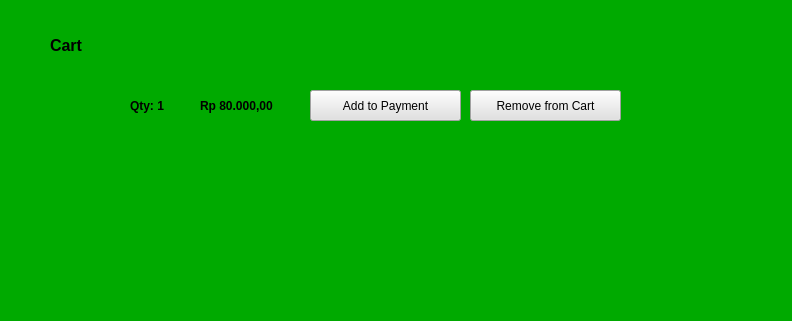
<?xml version="1.0" encoding="UTF-8"?>
<ui version="4.0">
 <class>Form</class>
 <widget class="QWidget" name="Form">
  <property name="geometry">
   <rect>
    <x>0</x>
    <y>0</y>
    <width>792</width>
    <height>321</height>
   </rect>
  </property>
  <property name="palette">
   <palette>
    <active>
     <colorrole role="Button">
      <brush brushstyle="SolidPattern">
       <color alpha="255">
        <red>0</red>
        <green>170</green>
        <blue>0</blue>
       </color>
      </brush>
     </colorrole>
     <colorrole role="Base">
      <brush brushstyle="SolidPattern">
       <color alpha="255">
        <red>0</red>
        <green>170</green>
        <blue>0</blue>
       </color>
      </brush>
     </colorrole>
     <colorrole role="Window">
      <brush brushstyle="SolidPattern">
       <color alpha="255">
        <red>0</red>
        <green>170</green>
        <blue>0</blue>
       </color>
      </brush>
     </colorrole>
    </active>
    <inactive>
     <colorrole role="Button">
      <brush brushstyle="SolidPattern">
       <color alpha="255">
        <red>0</red>
        <green>170</green>
        <blue>0</blue>
       </color>
      </brush>
     </colorrole>
     <colorrole role="Base">
      <brush brushstyle="SolidPattern">
       <color alpha="255">
        <red>0</red>
        <green>170</green>
        <blue>0</blue>
       </color>
      </brush>
     </colorrole>
     <colorrole role="Window">
      <brush brushstyle="SolidPattern">
       <color alpha="255">
        <red>0</red>
        <green>170</green>
        <blue>0</blue>
       </color>
      </brush>
     </colorrole>
    </inactive>
    <disabled>
     <colorrole role="Button">
      <brush brushstyle="SolidPattern">
       <color alpha="255">
        <red>0</red>
        <green>170</green>
        <blue>0</blue>
       </color>
      </brush>
     </colorrole>
     <colorrole role="Base">
      <brush brushstyle="SolidPattern">
       <color alpha="255">
        <red>0</red>
        <green>170</green>
        <blue>0</blue>
       </color>
      </brush>
     </colorrole>
     <colorrole role="Window">
      <brush brushstyle="SolidPattern">
       <color alpha="255">
        <red>0</red>
        <green>170</green>
        <blue>0</blue>
       </color>
      </brush>
     </colorrole>
    </disabled>
   </palette>
  </property>
  <property name="windowTitle">
   <string>Form</string>
  </property>
  <property name="styleSheet">
   <string notr="true">background-color: rgb(0, 170, 0);</string>
  </property>
  <widget class="QWidget" name="listCart" native="true">
   <property name="geometry">
    <rect>
     <x>0</x>
     <y>0</y>
     <width>791</width>
     <height>321</height>
    </rect>
   </property>
   <widget class="QLabel" name="cartPhoto">
    <property name="geometry">
     <rect>
      <x>50</x>
      <y>80</y>
      <width>61</width>
      <height>61</height>
     </rect>
    </property>
    <property name="text">
     <string/>
    </property>
    <property name="pixmap">
     <pixmap>../../Pictures/HMIF.png</pixmap>
    </property>
    <property name="scaledContents">
     <bool>true</bool>
    </property>
   </widget>
   <widget class="QLabel" name="priceCart">
    <property name="geometry">
     <rect>
      <x>200</x>
      <y>80</y>
      <width>91</width>
      <height>51</height>
     </rect>
    </property>
    <property name="font">
     <font>
      <weight>75</weight>
      <bold>true</bold>
     </font>
    </property>
    <property name="text">
     <string>Rp 80.000,00</string>
    </property>
   </widget>
   <widget class="QPushButton" name="removeFromCart">
    <property name="geometry">
     <rect>
      <x>470</x>
      <y>90</y>
      <width>151</width>
      <height>31</height>
     </rect>
    </property>
    <property name="styleSheet">
     <string notr="true">background-color: rgb(225, 225, 225);</string>
    </property>
    <property name="text">
     <string>Remove from Cart</string>
    </property>
   </widget>
   <widget class="QLabel" name="label_8">
    <property name="geometry">
     <rect>
      <x>50</x>
      <y>20</y>
      <width>91</width>
      <height>51</height>
     </rect>
    </property>
    <property name="font">
     <font>
      <pointsize>12</pointsize>
      <weight>75</weight>
      <bold>true</bold>
     </font>
    </property>
    <property name="text">
     <string>Cart</string>
    </property>
   </widget>
   <widget class="QLabel" name="qtyCart">
    <property name="geometry">
     <rect>
      <x>130</x>
      <y>80</y>
      <width>61</width>
      <height>51</height>
     </rect>
    </property>
    <property name="font">
     <font>
      <weight>75</weight>
      <bold>true</bold>
     </font>
    </property>
    <property name="text">
     <string>Qty: 1</string>
    </property>
   </widget>
   <widget class="QPushButton" name="addToPayment">
    <property name="geometry">
     <rect>
      <x>310</x>
      <y>90</y>
      <width>151</width>
      <height>31</height>
     </rect>
    </property>
    <property name="styleSheet">
     <string notr="true">background-color: rgb(225, 225, 225);</string>
    </property>
    <property name="text">
     <string>Add to Payment</string>
    </property>
   </widget>
  </widget>
 </widget>
 <resources/>
 <connections/>
</ui>
